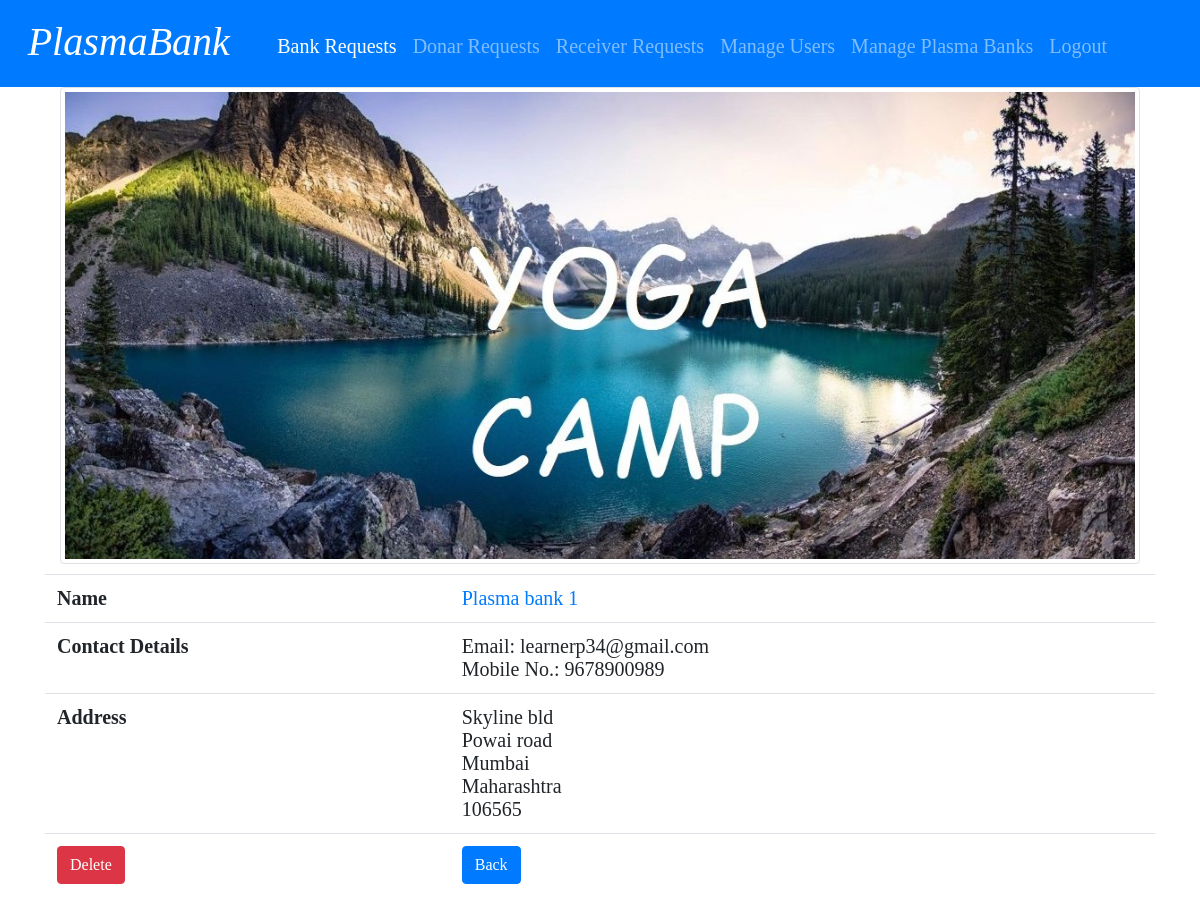
The page /admin/plasmabank_page.php?token=8287f15b53c6cbab93000ea43275953d34165710 on the database its author committed.
### tables this page shows
CREATE TABLE `organizational_user` (
  `org_id` int(50) NOT NULL,
  `pbname` varchar(50) NOT NULL,
  `email` varchar(50) NOT NULL,
  `phone` varchar(50) NOT NULL,
  `password` varchar(50) NOT NULL,
  `addressline1` varchar(255) NOT NULL,
  `addressline2` varchar(255) NOT NULL,
  `city` varchar(50) NOT NULL,
  `state` varchar(50) NOT NULL,
  `pincode` int(50) NOT NULL,
  `approvalfile` varchar(255) NOT NULL,
  `checkedtoken` varchar(255) NOT NULL,
  `initialtoken` varchar(255) NOT NULL,
  `approval_status` int(50) NOT NULL
);

### admin/plasmabank_page.php (the view, shortened to what this page needs)
<html>
    <head>
        <link rel="stylesheet" type="text/css" href="stylesheet.css">
        <link rel="stylesheet" type="text/css" href="stylesheet.css">
        <link rel="stylesheet" type="text/css" href="stylesheet.css">
        <link rel="stylesheet" href="https://stackpath.bootstrapcdn.com/bootstrap/4.5.0/css/bootstrap.min.css">
    </head>
    <body>
    <nav class="navbar navbar-expand-lg navbar-dark bg-primary">
            <div class="navbar-brand"><h1><I>PlasmaBank</I></h1></div>
            <div class="collapse navbar-collapse" id="navbarColor01">
              <ul class="navbar-nav mr-auto">
              <li class="nav-item">
                  <a class="nav-link active"  href="plasma_bank_request.php">Bank Requests</a>
                </li>
                <li class="nav-item">
                  <a class="nav-link"  href="donar_request.php">Donar Requests</a>
                </li>
                <li class="nav-item">
                  <a class="nav-link"  href="receiver_request.php">Receiver Requests</a>
                </li>
                <li class="nav-item">
                  <a class="nav-link"  href="search_users.php">Manage Users</a>
                </li>
                <li class="nav-item">
                  <a class="nav-link"  href="search_plasmabank.php">Manage Plasma Banks</a>
                </li>
                <li class="nav-item">
                  <a class="nav-link" href="handler_admin.php?req=logout">Logout</a>
                </li>
              </ul>
            </div>
          </nav>
            <?php
                    $db=new database();
                    $conn=$db->connect();
                    $token=$_GET['token'];
                    $sql="SELECT * FROM organizational_user where initialtoken='$token';";
                    $result=mysqli_query($conn,$sql);
                    if($result==true)
                    {
                        $row=mysqli_fetch_assoc($result);
                        echo "<div class='container' id='i2'>";
                            echo "<table id='table' class='table table-hover'>
                                <tr>
                                    <th>Name</th>
                                    <td>
                                    <a href='plasmabank_page.php?token=$row[initialtoken]'>$row[pbname]</a>
                                    </td>
                                </tr>
                                <tr>
                                <div class='container text-center'>
                                    <img class='img-thumbnail' alt='Responsive image' src='../organization/Approval_plasma_bank_upload/$row[approvalfile]'>
                                </div>
                            </tr>
                                <tr>
                                    <th>Contact Details</th>
                                    <td>
                                        Email: $row[email]<br>
                                        Mobile No.: $row[phone]
                                    </td>
                                </tr>
                                <tr>
                                <th>Address</th>
                                <td>
                                    $row[addressline1]<br>
                                    $row[addressline2]<br>
                                    $row[city]<br>
                                    $row[state]<br>
                                    $row[pincode]<br></td>
                                </td>
                            </tr>
                            <tr>
                                <td><a href='handler_admin.php?req=delete_bankuser&token=$row[initialtoken]'><input type='button' class='btn btn-danger' value='Delete'></a></td>
                                <td><a href='search_plasmabank.php'><input type='button' class='btn btn-primary' value='Back'></a></td>
                            </tr>
                            </table>";
                        echo "</div>";
                    }
                    else
                    {
                        echo "<div class='container' id='i2'><p><h1 class='text-center'>Error Occured Please try again later.</h1></p></div>";
                    }
            ?>
    </body>
</html>

### admin/stylesheet.css (style rules this page uses)
body { font-size: 20px; background-color: rgb(240,240,240); font-family: arial, sans-serif; margin: 25px; }
h1 { font-size: 50px; font-weight: normal; margin-top: 5px; }
nav > div { font-size: 20px; font-weight: normal; margin-top: 5px; padding: 0% 1% 0% 1%; display: inline-block; }

### admin/plasmabank_page.php (style rules this page uses)
body { font-family: 'Times New Roman', Times, serif; }
#table { margin-top: 10px; }
#table th { font-size: 20px; align-items: center; justify-content: center; }
#table td { font-size: 20px; align-items: center; justify-content: center; }

### rows shown on the page
organizational_user: pbname "Plasma bank 1", approvalfile (picture), email "learnerp34@gmail.com", phone "9678900989", addressline1 "Skyline bld", addressline2 "Powai road", city "Mumbai", state "Maharashtra", pincode "106565"
